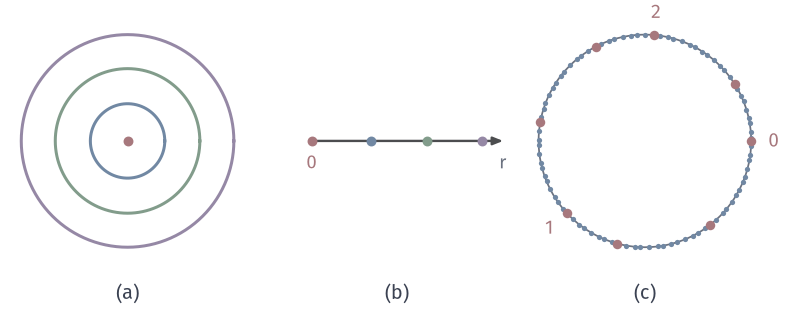

The Python source for this figure:
"""Orbits of SO(2) on the plane and their quotient half-line; an irrational rotation orbit."""
from pathlib import Path
import sys
ROOT = next(p for p in Path(__file__).resolve().parents if (p/"build.sh").is_file() and (p/"tex/book.tex").is_file())
sys.path.insert(0, str(ROOT/"figures/04-spaces-measures-and-geometry/04-manifolds/matplotlib/mfd-common"))
from mfd3d import *

W, H = 112, 44
fig, ax = canvas(W, H)
t = np.linspace(0, 2*np.pi, 361)
cx, cy, s = 18, 24, 15
RAD = (0.35, .68, 1.0)
COL = (BLUE, GREEN, PURPLE)
for r, c in zip(RAD, COL):
    ax.plot(cx+s*r*np.cos(t), cy+s*r*np.sin(t), color=c, lw=1.2, zorder=3)
dot(ax, (cx, cy), RED, zorder=8)
# (b) quotient half-line
x0, y0, L = 44, 24, 24
arrow(ax, (x0, y0), (x0+L+3, y0), color=STROKE, lw=.95, scale=6)
dot(ax, (x0, y0), RED, zorder=8)
for r, c in zip(RAD, COL):
    dot(ax, (x0+L*r, y0), c, zorder=8)
label(ax, (x0, y0-3.2), '$0$', 7.5, RED)
label(ax, (x0+L+3, y0-3.2), '$r$', 7.5, MUTED)
# (c) irrational orbit
cx3, s3 = 91, 15
alpha = (np.sqrt(5)-1)/2
ax.plot(cx3+s3*np.cos(t), cy+s3*np.sin(t), color=MUTED, lw=.7, zorder=2)
ang = 2*np.pi*alpha*np.arange(0, 90)
ax.plot(cx3+s3*np.cos(ang[8:]), cy+s3*np.sin(ang[8:]), 'o', ms=2.1, mfc=BLUE, mec=BLUE, mew=0, zorder=4)
ax.plot(cx3+s3*np.cos(ang[:8]), cy+s3*np.sin(ang[:8]), 'o', ms=3.8, mfc=RED, mec=RED, mew=0, zorder=5)
for k in (0, 1, 2):
    a = ang[k]
    label(ax, (cx3+(s3+3.2)*np.cos(a), cy+(s3+3.2)*np.sin(a)), f'${k}$', 7.5, RED, halo=True)
panel_tag(ax, cx, 1.7, '(a)'); panel_tag(ax, x0+L/2, 1.7, '(b)'); panel_tag(ax, cx3, 1.7, '(c)')
save(fig, Path(__file__).resolve().parent, 'figure', {'formula': 'circles r=.35,.68,1 -> points of [0,inf); irrational rotation angle 2 pi alpha k, alpha=(sqrt5-1)/2, k=0..89'})
